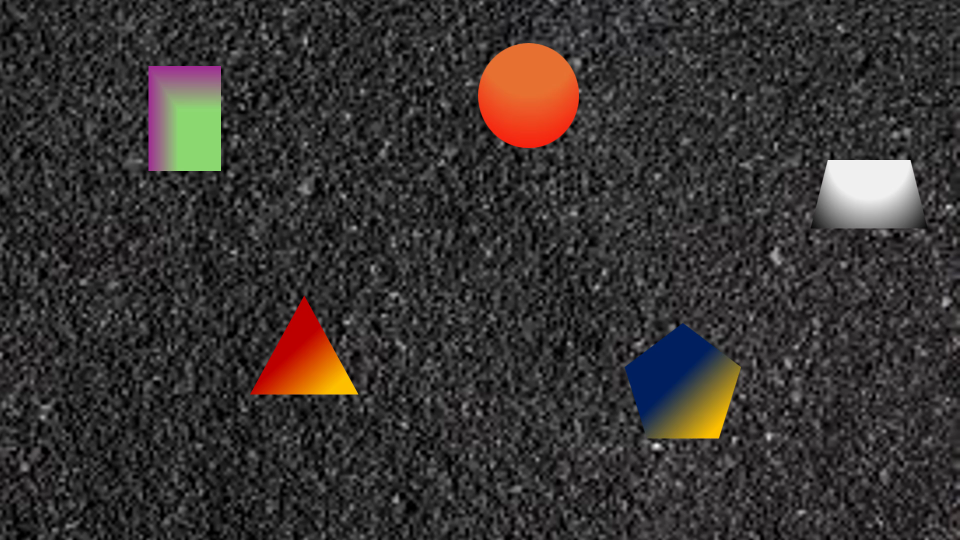
#> input picture resources/frame0.png, 1920 x 1080 px, given in place of PennAir 2024 App Dynamic.mp4, which was not available (shown at 1/2 size)
$ python pennair2.py
#> lines starting #> are read from the running program, lines starting #| are printed output that depends on the picture; after the words box and inside, x2 and y2 are one past the last pixel; in counts of white or black regions, pixels touching at a corner belong together; pictures that were not available may be replaced by others from this repository, and a replacement may not be noted
import cv2 as cv
import numpy as np

vid = cv.VideoCapture("../../resources/PennAir 2024 App Dynamic.mp4")
fourcc = cv.VideoWriter.fourcc(*"mp4v")
out = cv.VideoWriter('../../resources/pennair2/pennair2_out.mp4', fourcc, 30, (1920, 1080))

frame, success = 0, True
while frame < 300 and success: # goes through 300 frames (or 10 seconds, since video is 30 fps)
    success, img = vid.read()
#> img is the input picture: shape (1080, 1920, 3); mean B, G, R 50.3, 51.9, 56.2
    if success:
        # same algorithm from pennair1.py
        gray_img = cv.cvtColor(img, cv.COLOR_BGR2HSV)
#> gray_img: shape (1080, 1920, 3); mean H, S, V 42.2, 15.2, 57.5
        blur = cv.GaussianBlur(gray_img, (5, 5), 0)
#> blur: shape (1080, 1920, 3); mean H, S, V 42.2, 15.2, 57.5
        blur = cv.GaussianBlur(blur, (5, 5), 0)
#> blur: shape (1080, 1920, 3); mean H, S, V 42.2, 15.2, 57.6
        blur = cv.GaussianBlur(blur, (5, 5), 0)
#> blur: shape (1080, 1920, 3); mean H, S, V 42.2, 15.2, 57.6
        blur = cv.GaussianBlur(blur, (5, 5), 0)
#> blur: shape (1080, 1920, 3); mean H, S, V 42.2, 15.2, 57.6
        blur = cv.GaussianBlur(blur, (5, 5), 0)
#> blur: shape (1080, 1920, 3); mean H, S, V 42.2, 15.2, 57.6
        blur = cv.GaussianBlur(blur, (5, 5), 0)
#> blur: shape (1080, 1920, 3); mean H, S, V 42.2, 15.2, 57.6
        ret, thresh = cv.threshold(blur, 150, 255, cv.THRESH_BINARY)
#> thresh: shape (1080, 1920, 3); mean H, S, V 55.4, 10.4, 13.1
        mask = cv.inRange(thresh, np.array([0, 0, 0]), np.array([255, 255, 0]))
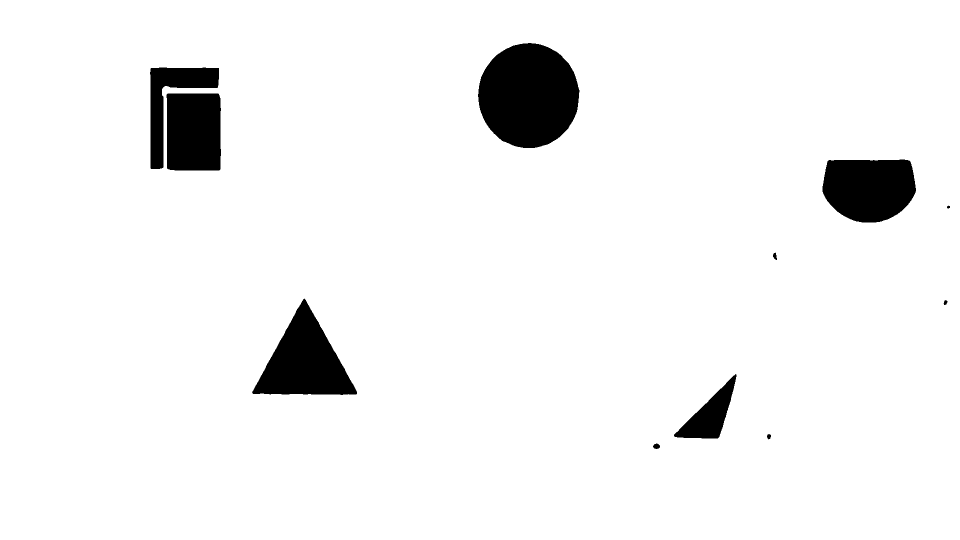
#> mask: shape (1080, 1920) (shown at 1/2 size); 94.9% white; 11 black regions, largest, box (x1, y1, x2, y2) and area: (956, 86, 1159, 296) 33117, (504, 597, 714, 790) 20835, (1645, 319, 1832, 445) 19632

        # added dilate to remove small pixels and erode to return shapes to mostly original shape
        final_mask_dilate = cv.dilate(mask, np.ones((20, 20), dtype=np.uint8))
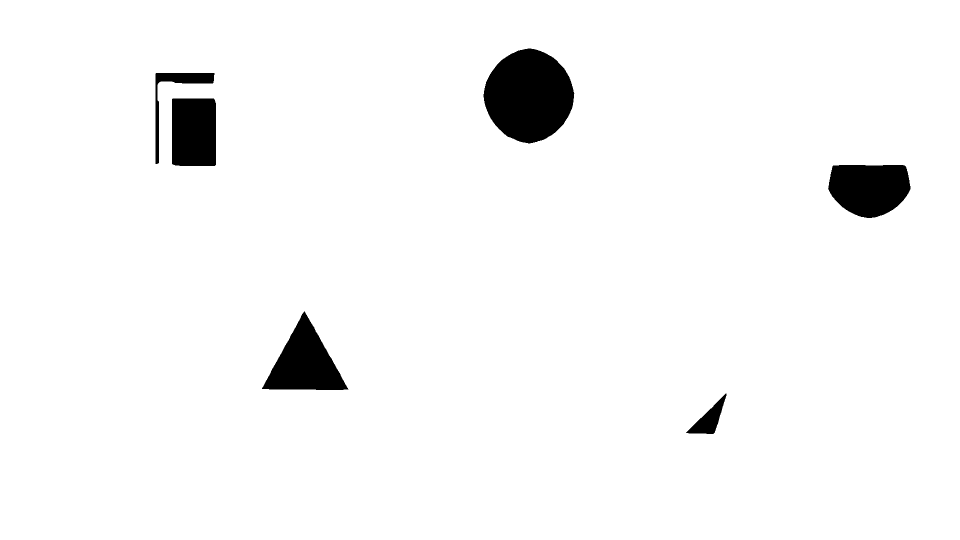
#> final_mask_dilate: shape (1080, 1920) (shown at 1/2 size); 96.6% white; 6 black regions, box (x1, y1, x2, y2) and area: (967, 97, 1149, 287) 25670, (1656, 330, 1821, 436) 14049, (524, 623, 697, 780) 13763, (344, 197, 432, 332) 11832, (311, 146, 429, 328) 3342, (1372, 787, 1453, 868) 2435
        final_mask = cv.erode(final_mask_dilate, np.ones((20, 20), dtype=np.uint8))
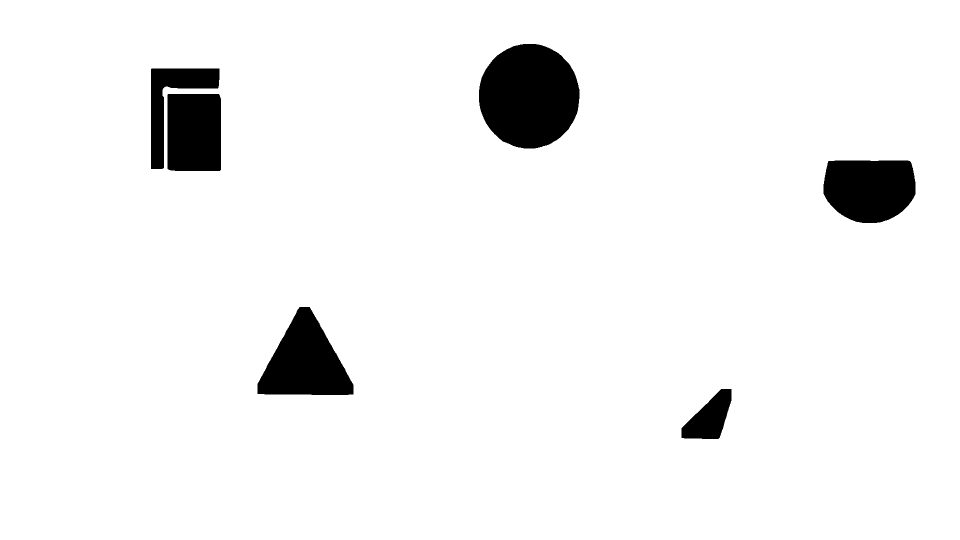
#> final_mask: shape (1080, 1920) (shown at 1/2 size); 94.9% white; 6 black regions, box (x1, y1, x2, y2) and area: (958, 88, 1159, 297) 33099, (515, 614, 707, 790) 20394, (1647, 321, 1831, 446) 19578, (335, 188, 442, 342) 16430, (302, 137, 439, 338) 9536, (1363, 778, 1463, 878) 5874

        edged = cv.Canny(mask, 30, 200)
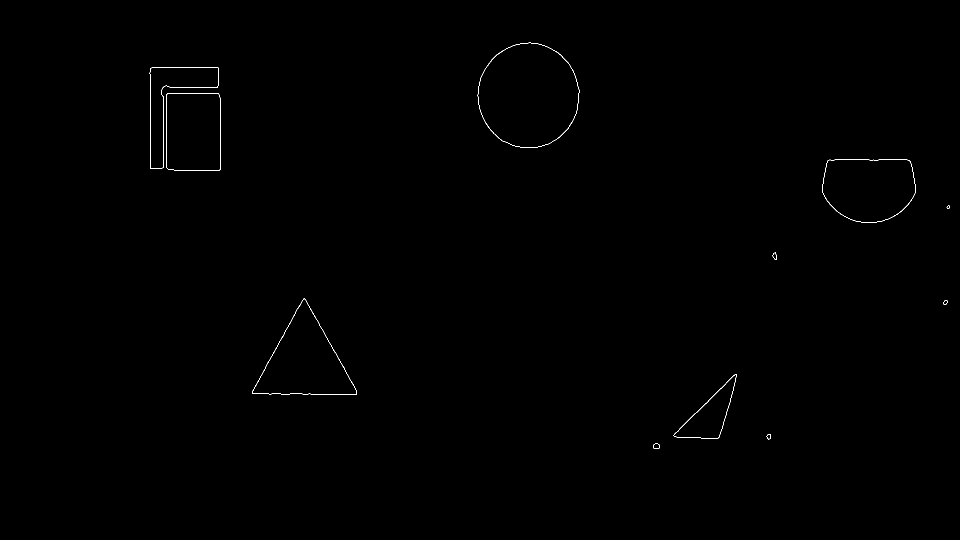
#> edged: shape (1080, 1920) (shown at 1/2 size); 0.18% white in thin lines or dots, all inside (x1, y1, x2, y2) = (299, 85, 1900, 898)

        # get overlapping shapes to form a single contour
        structuring_element = cv.getStructuringElement(cv.MORPH_ELLIPSE, (5, 5))
        edged = cv.morphologyEx(edged, cv.MORPH_CLOSE, structuring_element)

        # add a small border for shapes that go out of the screen to be detected as a shape
        edged = cv.copyMakeBorder(
            edged,
            top=1,
            bottom=1,
            left=1,
            right=1,
            borderType=cv.BORDER_CONSTANT,
            value=1
        )
#> edged: shape (1082, 1922)

        contours, hierarchy = cv.findContours(edged.copy(), cv.RETR_TREE, cv.CHAIN_APPROX_NONE)
#> contours = 23 contours; largest, box (x1, y1, x2, y2) and area: (0, 0, 1922, 1082) 2076601, (0, 0, 1922, 1082) 2076599, (956, 86, 1160, 297) 33158, (956, 86, 1160, 297) 33062, (505, 598, 715, 791) 20766

        for cnt in contours:
            if cv.contourArea(cnt) < 1000 or cv.contourArea(cnt) > 100000:
                continue
            cv.drawContours(img, cnt, -1, (255, 255, 0), 5)

            M = cv.moments(cnt)
            cX = int(M['m10'] / M['m00'])
            cY = int(M['m01'] / M['m00'])

            cv.circle(img, (cX, cY), 7, (255, 255, 255), -1)
#> this loop made 23 passes
#> (cX, cY) on passes 7, 8, 11, 12, 16, 17, 18, 19, 20, 21, 22, 23: (1419, 831), (1420, 832), (609, 724), (609, 724), (1738, 376), (1738, 376), (387, 263), (387, 263), (345, 199), (345, 199), (1057, 191), (1057, 191)
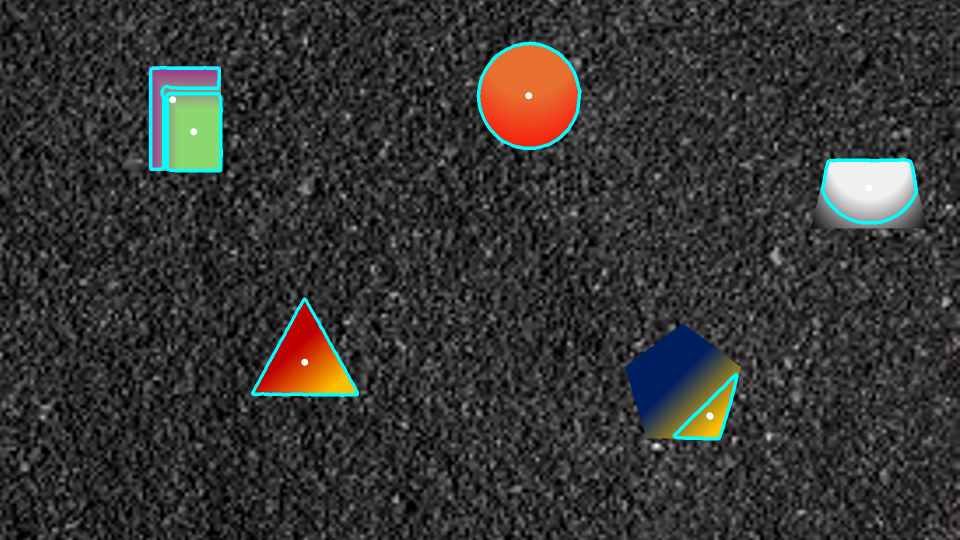
#> img: shape (1080, 1920, 3) (shown at 1/2 size); 1.16% of pixels changed, all inside (x1, y1, x2, y2) = (297, 83, 1836, 881)

            # x, y, w, h = cv.boundingRect(cnt)
            # cv.rectangle(img, (x, y), (x+w, y+h), (0, 255, 255), 5)
        out.write(img)
        frame += 1

vid.release()


# [57 lines of commented-out code are left out]
